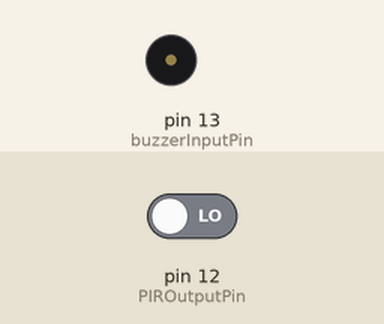
The sketch below on a simulated Arduino Uno, built with avr-gcc and run on an emulated ATmega328P. On the bench: buzzer (waves = sounding, pin HIGH). The test bench sets the inputs (shaded band); at power-on: pin 12 (PIROutputPin) LOW.

Above: at 1.2 s.
1.3 s: pin 12 (PIROutputPin) driven HIGH
At 2.7 s:
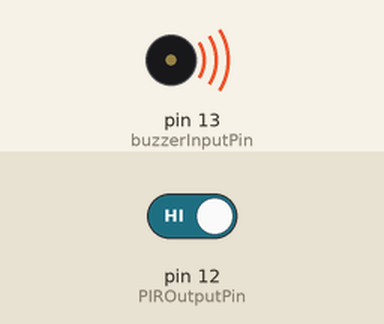
Timing chart, 0 to 4.3 s (numbered marks = the images above; inputs shaded):
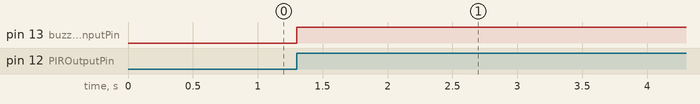

Measured:
- after the input at 1.3 s, pin 13 (buzzerInputPin): LOW → HIGH at once

The sketch:

thiefDetector.ino
```cpp
// purpose: to detect a thief using a PIR sensor and sound an alarm using a buzzer
const int buzzerInputPin = 13;
const int PIROutputPin = 12;


void setup(){


    pinMode(buzzerInputPin, OUTPUT);
    pinMode(PIROutputPin, INPUT);

}

void loop(){
    if (digitalRead(PIROutputPin)){
        digitalWrite(buzzerInputPin, HIGH);
        delay(5000);
        digitalWrite(buzzerInputPin, LOW);
    }
    else digitalWrite(buzzerInputPin, LOW);
}

// rest day
```
